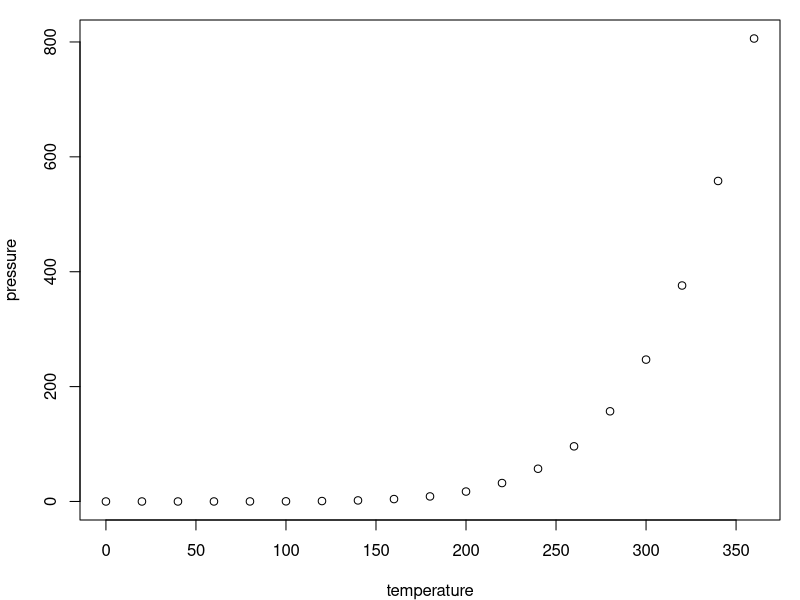

This figure's R source:
#
#
#
#
#
#
#
#
#
#
#
#
#
#
#
#
#
#
#
#
#
#
#
#
#
#
#
#
#
#
#
#
#
#
#
#
#
#
#
#
#
#
#
#
#
#
#
#
#
#
#
#
#
#
#
#
#
#
#
#
#
#
#
#
#
#
#
#
#
#
#
#
#
#
#
#
#
#
#
#
#
#
#
#
#
#
#
#
#
#
#
#
#
#
#
#
#
#
#
#
#
#
#
#
#
#
#
#
#
#
#
#
#
#
#
#
#
#
#
#
#
#
#
#
#
#
#| out-width: "65%"
#| echo: true

par(mar = c(4, 4, 1, 1)) 
plot(pressure)
#
#
#
#
#
#
#
#
summary(lm(cyl ~ disp, mtcars))
#
#
#
#
#
#
#
#
#
#
#
#
#
#
#
#
#
#
#
#
#
#
#
#
#
#
#
#
#
#
#
#
#
#
#
#
#
#
#
#
#
#
#
#
#
#
